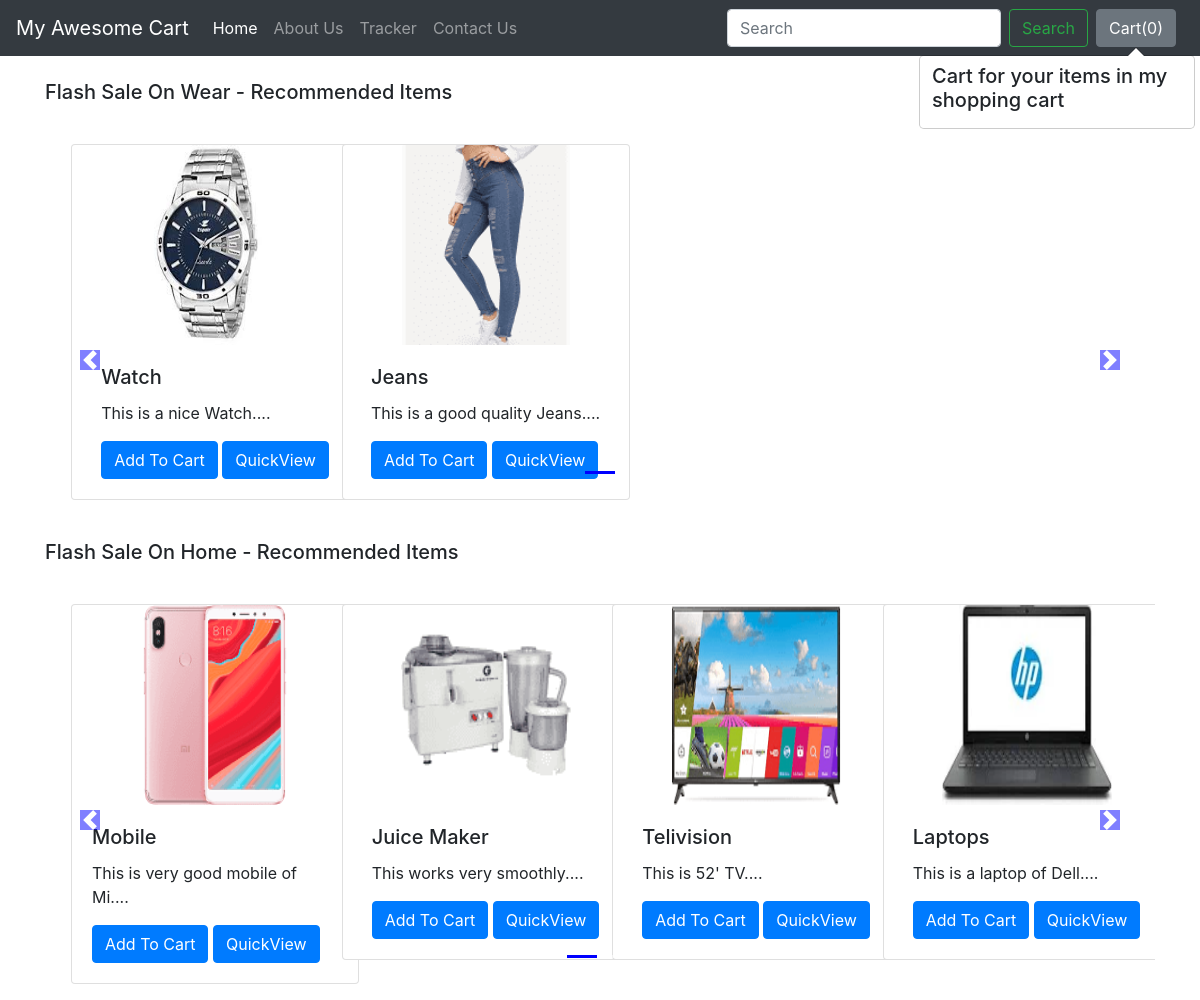
The app's page /shop/ with its own data.
### shop/models.py (models this page shows, shortened)
class Product(models.Model):
    product_id = models.AutoField
    product_name = models.CharField(max_length=50)
    category = models.CharField(max_length=50, default="")
    subcategory = models.CharField(max_length=50, default="")
    price = models.IntegerField(default=0)
    desc = models.CharField(max_length=300)
    pub_date = models.DateField()
    image = models.ImageField(upload_to='shop/images', default="")

### shop/views.py (the view)
# urls.py: path("", views.index, name="ShopHome"),
def index(request):
    allProds = []
    catprods = Product.objects.values('category', 'id')
    cats = {item['category'] for item in catprods}
    for cat in cats:
        prod = Product.objects.filter(category=cat)
        n = len(prod)
        nSlides = n // 4 + ceil((n / 4) - (n // 4))
        allProds.append([prod, range(1, nSlides), nSlides])
    params = {'allProds':allProds}
    return render(request, 'shop/index.html', params)

### shop/templates/shop/index.html (shortened to what this page needs)
{% extends 'shop/basic.html' %}
{% block body %}
{% load static %}
<div class="container">
    {% for product, range, nSlides in allProds %}
    <h5 class="my-4">Flash Sale On {{product.0.category}} - Recommended Items</h5>
    <div class="row">
        <div id="demo{{forloop.counter}}" class="col carousel slide my-3" data-ride="carousel">
            <ul class="carousel-indicators">
                <li data-target="#demo{{forloop.counter}}" data-slide-to="0" class="active"></li>
                {% for i in range %}
                <li data-target="#demo{{forloop.parentloop.counter}}" data-slide-to="{{i}}"></li>
                {% endfor %}
            </ul>
            <div class="container carousel-inner no-padding">
                <div class="carousel-item active">
                    {% for i in product %}
                    <div class="col-xs-3 col-sm-3 col-md-3">
                        <div class="card align-items-center" style="width: 18rem;">
                            <img src='/media/{{i.image}}' class="card-img-top" alt="...">
                            <div class="card-body">
                                <h5 class="card-title" id="namepr{{i.id}}">{{i.product_name}}</h5>
                                <p class="card-text">{{i.desc|slice:"0:53"}}...</p>
                                <span id="divpr{{i.id}}" class="divpr">
                                    <button id="pr{{i.id}}" class="btn btn-primary cart">Add To Cart</button>
                                </span>
                                <a href="/shop/products/{{i.id}}"><button id="qv{{i.id}}" class="btn btn-primary cart">QuickView</button></a>
                            </div>
                        </div>
                    </div>
                    {% if forloop.counter|divisibleby:4 and forloop.counter > 0 and not forloop.last %}
                </div>
                <div class="carousel-item">
                    {% endif %}
                    {% endfor %}
                </div>
            </div>
        </div>
        <a class="carousel-control-prev" href="#demo{{forloop.counter}}" data-slide="prev">
            <span class="carousel-control-prev-icon"></span>
        </a>
        <a class="carousel-control-next" href="#demo{{forloop.counter}}" data-slide="next">
            <span class="carousel-control-next-icon"></span>
        </a>
    </div>
    {% endfor %}
</div>
{% endblock %}

### shop/templates/shop/basic.html (shortened to what this page needs)
<!doctype html>
<html lang="en">
  <head>
    <link rel="stylesheet" href="https://stackpath.bootstrapcdn.com/bootstrap/4.2.1/css/bootstrap.min.css">
  </head>
  <body>
    <nav class="navbar navbar-expand-lg navbar-dark bg-dark">
  <a class="navbar-brand" href="/shop">My Awesome Cart</a>
  <div class="collapse navbar-collapse" id="navbarSupportedContent">
    <ul class="navbar-nav mr-auto">
      <li class="nav-item active">
        <a class="nav-link" href="/shop">Home <span class="sr-only">(current)</span></a>
      </li>
      <li class="nav-item">
        <a class="nav-link" href="/shop/about">About Us</a>
      </li>
      <li class="nav-item">
        <a class="nav-link" href="/shop/tracker">Tracker</a>
      </li>
      <li class="nav-item">
        <a class="nav-link" href="/shop/contact">Contact Us</a>
      </li>
    </ul>
    <form class="form-inline my-2 my-lg-0">
      <input class="form-control mr-sm-2" type="search" placeholder="Search" aria-label="Search">
      <button class="btn btn-outline-success my-2 my-sm-0" type="submit">Search</button>
    </form>
    <button type="button" class="btn btn-secondary mx-2" id="popcart" data-container="body" data-toggle="popover" data-placement="bottom" data-html="true" data-content="Vivamus
sagittis lacus vel augue laoreet rutrum faucibus.">
  Cart(<span id="cart">0</span>)
</button>
  </div>
</nav>
  {% block body %} {% endblock %}
  </body>
</html>

### records on screen
Product: category "Wear", image (picture), product_name "Watch", desc "This is a nice Watch."
Product: image (picture), product_name "Jeans", desc "This is a good quality Jeans."
Product: category "Home", image (picture), product_name "Mobile", desc "This is very good mobile of Mi."
Product: image (picture), product_name "Juice Maker", desc "This works very smoothly."
Product: image (picture), product_name "Telivision", desc "This is 52' TV."
Product: image (picture), product_name "Laptops", desc "This is a laptop of Dell."
